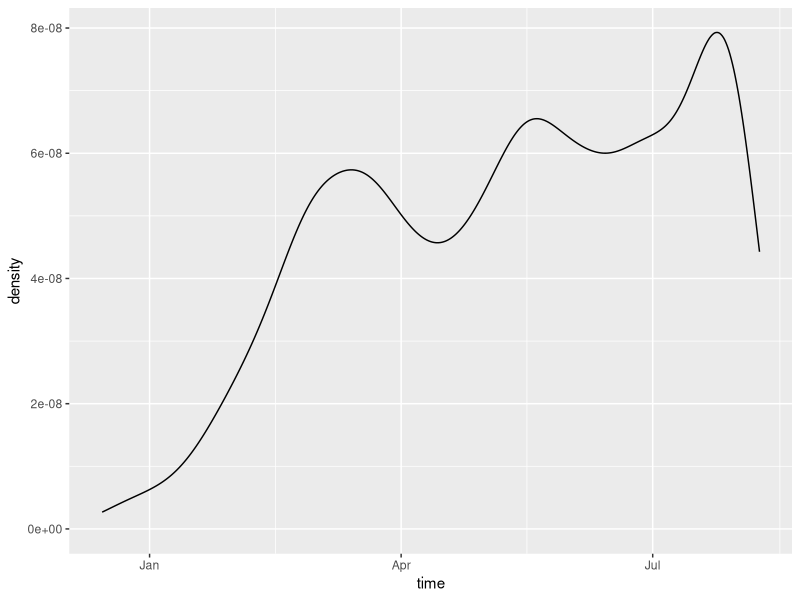

Generate this figure with R:
library(purrr)
suppressMessages(library(dplyr))
library(tibble)
suppressPackageStartupMessages(library(tidyverse))

df <- read.delim("tweetdata.tsv")

df$time <- as.POSIXct(df$time)
df$count <- as.double(df$count)

p <- ggplot(df, aes(x=time)) + 
  geom_density()

ggsave("tweet_freq.png", device = "png")
